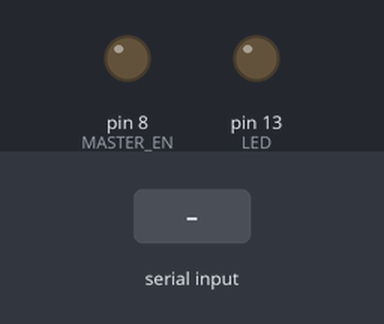
Bench run of a sketch on a simulated Arduino Uno, built with avr-gcc and run on an emulated ATmega328P. On the bench: output pins drawn as LEDs (lit = HIGH). Inputs (shaded band) come from the test bench.

Above: at 1.2 s.
1.3 s: "Second_sensor\n" received over Serial
Timing chart, 0 to 4.3 s (numbered marks = the images above; inputs shaded):
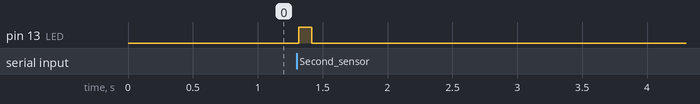

Measured:
- after the input at 1.3 s, pin 13 (LED): LOW → HIGH at once, → LOW 0.10 s later

The sketch:

Current_sensor_master_RS485.ino
```cpp
#define MASTER_EN   8                 // connected to RS485 Enable pin
#define LED 13
String recInput;

void setup() {
  pinMode(LED, OUTPUT);
  pinMode(MASTER_EN , OUTPUT);        // Declare Enable pin as output
  Serial.begin(9600);                 // set serial communication baudrate
  digitalWrite(MASTER_EN , LOW);      // Make Enable pin low, Receiving mode ON
}

void loop() {
  if(Serial.available() != 0)
  {
    recInput = Serial.readStringUntil('\n');
//    Serial.print(recInput);
    recInput.trim();

    if (recInput == "Second_sensor")
    {
      digitalWrite( LED , HIGH);    // LED ON
      delay(100);
      digitalWrite( LED , LOW);     // LED OFF
      delay(100);
    }
  }
}
```
